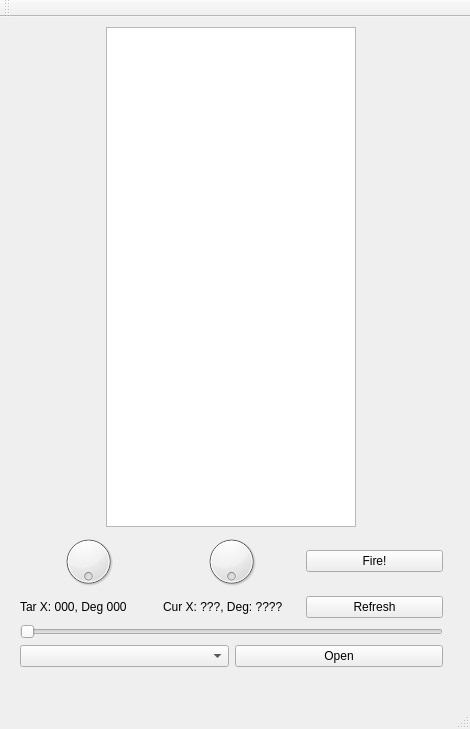
<?xml version="1.0" encoding="UTF-8"?>
<ui version="4.0">
 <class>MainWindow</class>
 <widget class="QMainWindow" name="MainWindow">
  <property name="geometry">
   <rect>
    <x>0</x>
    <y>0</y>
    <width>470</width>
    <height>729</height>
   </rect>
  </property>
  <property name="windowTitle">
   <string>MainWindow</string>
  </property>
  <widget class="QWidget" name="centralWidget">
   <widget class="QWidget" name="verticalLayoutWidget">
    <property name="geometry">
     <rect>
      <x>9</x>
      <y>-1</y>
      <width>445</width>
      <height>662</height>
     </rect>
    </property>
    <layout class="QVBoxLayout" name="verticalLayout">
     <item alignment="Qt::AlignHCenter|Qt::AlignVCenter">
      <widget class="QGraphicsView" name="field">
       <property name="sizePolicy">
        <sizepolicy hsizetype="Fixed" vsizetype="Fixed">
         <horstretch>0</horstretch>
         <verstretch>0</verstretch>
        </sizepolicy>
       </property>
       <property name="minimumSize">
        <size>
         <width>250</width>
         <height>500</height>
        </size>
       </property>
       <property name="maximumSize">
        <size>
         <width>250</width>
         <height>500</height>
        </size>
       </property>
      </widget>
     </item>
     <item>
      <layout class="QGridLayout" name="gridLayout">
       <item row="0" column="0">
        <widget class="QDial" name="tarDial">
         <property name="maximum">
          <number>359</number>
         </property>
         <property name="orientation">
          <enum>Qt::Horizontal</enum>
         </property>
         <property name="invertedAppearance">
          <bool>false</bool>
         </property>
         <property name="invertedControls">
          <bool>false</bool>
         </property>
         <property name="wrapping">
          <bool>true</bool>
         </property>
        </widget>
       </item>
       <item row="0" column="2">
        <widget class="QPushButton" name="fireButton">
         <property name="text">
          <string>Fire!</string>
         </property>
        </widget>
       </item>
       <item row="1" column="2">
        <widget class="QPushButton" name="refreshButton">
         <property name="text">
          <string>Refresh</string>
         </property>
        </widget>
       </item>
       <item row="0" column="1">
        <widget class="QDial" name="curDial">
         <property name="maximum">
          <number>359</number>
         </property>
         <property name="invertedAppearance">
          <bool>false</bool>
         </property>
         <property name="invertedControls">
          <bool>false</bool>
         </property>
         <property name="wrapping">
          <bool>true</bool>
         </property>
         <property name="notchesVisible">
          <bool>false</bool>
         </property>
        </widget>
       </item>
       <item row="1" column="1">
        <widget class="QLabel" name="curPosLabel">
         <property name="text">
          <string>Cur X: ???, Deg: ????</string>
         </property>
        </widget>
       </item>
       <item row="1" column="0">
        <widget class="QLabel" name="tarPosLabel">
         <property name="text">
          <string>Tar X: 000, Deg 000</string>
         </property>
        </widget>
       </item>
      </layout>
     </item>
     <item>
      <layout class="QHBoxLayout" name="horizontalLayout"/>
     </item>
     <item>
      <widget class="QSlider" name="slider">
       <property name="mouseTracking">
        <bool>true</bool>
       </property>
       <property name="orientation">
        <enum>Qt::Horizontal</enum>
       </property>
      </widget>
     </item>
     <item>
      <layout class="QHBoxLayout" name="horizontalLayout_2">
       <item>
        <widget class="QComboBox" name="portName"/>
       </item>
       <item>
        <widget class="QPushButton" name="openCloseButton">
         <property name="text">
          <string>Open</string>
         </property>
        </widget>
       </item>
      </layout>
     </item>
    </layout>
   </widget>
  </widget>
  <widget class="QMenuBar" name="menuBar">
   <property name="geometry">
    <rect>
     <x>0</x>
     <y>0</y>
     <width>470</width>
     <height>24</height>
    </rect>
   </property>
  </widget>
  <widget class="QToolBar" name="mainToolBar">
   <attribute name="toolBarArea">
    <enum>TopToolBarArea</enum>
   </attribute>
   <attribute name="toolBarBreak">
    <bool>false</bool>
   </attribute>
  </widget>
  <widget class="QStatusBar" name="statusBar"/>
 </widget>
 <layoutdefault spacing="6" margin="11"/>
 <resources/>
 <connections/>
</ui>
